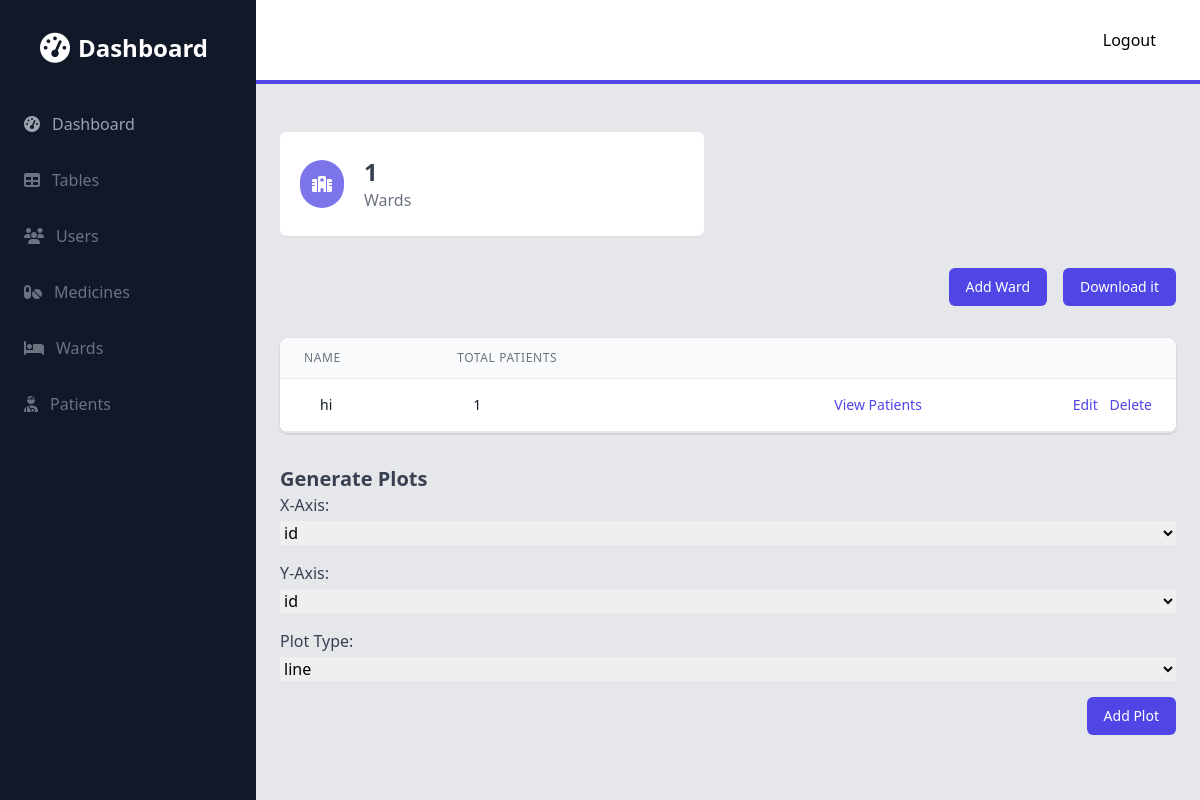
Page /admin/wards (signed in) on the earlier database version.
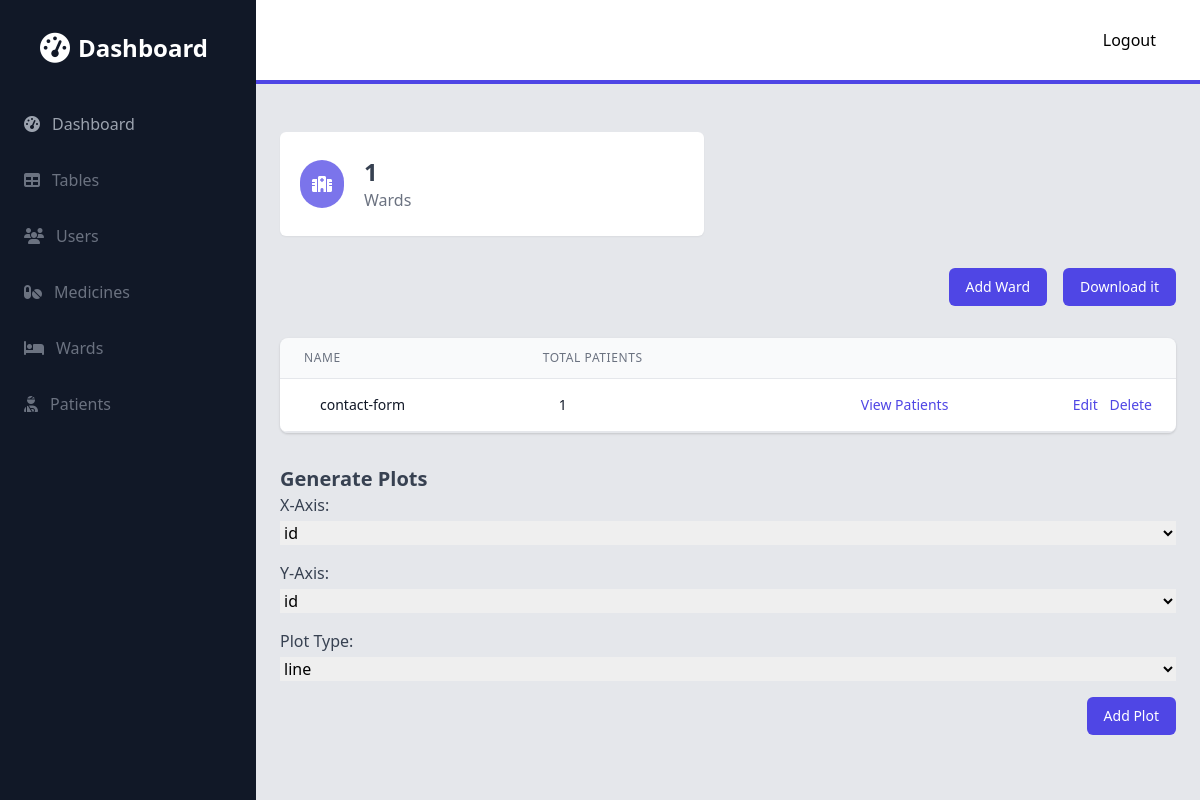
Same page on the later database version.
### models.py (models this page shows)
class Wards(db.Model):
    id = db.Column(db.Integer, primary_key=True)
    name = db.Column(db.String(150), nullable=False)
    patients = db.relationship('Patients', backref='ward', lazy=True)

### admin.py (the view)
@admin.route('/wards', methods=['GET', 'POST'])
@login_required
def wards():
    wards = Wards.query.all()
    columns = Wards.__table__.columns
    columns = [column.name for column in columns]
    return render_template('admin/wards/wards.html', wards=wards,  plot_types=PLOTS, columns=columns, table_name='Wards')

### app.py (called while the page is built)
def create_app():
    app = Flask(__name__)
    app.config['SQLALCHEMY_DATABASE_URI'] = 'sqlite:///database.db'
    app.config['SECRET_KEY'] = 'secret'
    app.register_blueprint(views, url_prefix='/')
    app.register_blueprint(auth, url_prefix='/')
    app.register_blueprint(admin, url_prefix='/admin')
    login_manager = LoginManager()
    login_manager.login_view = 'auth.login'
    login_manager.init_app(app)
    @login_manager.user_loader
    def load_user(id):
        return Users.query.get(int(id))
    with app.app_context():
        db.init_app(app)
        db.create_all()
    return app

### templates/admin/wards/wards.html (shortened to what the changed rows need)
{% extends 'admin/base.html' %}
{% block content %}
<div class="container px-6 py-8 mx-auto">
    <div class="mt-8">
        <div class="flex flex-col mt-8">
            <div class="py-2 -my-2 overflow-x-auto sm:-mx-6 sm:px-6 lg:-mx-8 lg:px-8">
                <div class="inline-block min-w-full overflow-hidden align-middle border-b border-gray-200 shadow sm:rounded-lg">
                    <table class="min-w-full">
                        <thead>
                            <tr>
                                <th class="px-6 py-3 text-xs font-medium leading-4 tracking-wider text-left text-gray-500 uppercase border-b border-gray-200 bg-gray-50">Name</th>
                                <th class="px-6 py-3 text-xs font-medium leading-4 tracking-wider text-left text-gray-500 uppercase border-b border-gray-200 bg-gray-50">Total Patients</th>
                                <th class="px-6 py-3 border-b border-gray-200 bg-gray-50"></th>
                                <th class="px-6 py-3 border-b border-gray-200 bg-gray-50"></th>
                            </tr>
                        </thead>
                        <tbody class="bg-white">
                          {% for ward in wards %}
                            <tr>
                                <td class="px-6 py-4 whitespace-no-wrap border-b border-gray-200">
                                    <div class="flex items-center">
                                        <div class="ml-4">
                                          <div class="text-sm font-medium leading-5 text-gray-900">{{ ward.name }}</div>
                                        </div>
                                    </div>
                                </td>
                                <td class="px-6 py-4 whitespace-no-wrap border-b border-gray-200">
                                    <div class="flex items-center">
                                        <div class="ml-4">
                                          <div class="text-sm font-medium leading-5 text-gray-900">{{ ward.patients|length }}
                                        </div>
                                    </div>
                                </td>
                                <td class="px-6 py-4 text-sm font-medium leading-5 text-right whitespace-no-wrap border-b border-gray-200">
                                    <a href="{{ url_for('admin.ward_patients', id=ward.id) }}" class="text-indigo-600 hover:text-indigo-900">View Patients</a>
                                </td>
                                <td class="px-6 py-4 text-sm font-medium leading-5 text-right whitespace-no-wrap border-b border-gray-200">
                                    <a href="{{ url_for('admin.update_ward', id=ward.id) }}" class="text-indigo-600 hover:text-indigo-900">Edit</a>
                                    <a href="{{ url_for('admin.delete_ward', id=ward.id) }}" class="ml-2 text-indigo-600 hover:text-indigo-900">Delete</a>
                                </td>
                            </tr>
                            {% endfor %}
                        </tbody>
                    </table>
                </div>
            </div>
        </div>
    </div>
    {% include "admin/plots.html" %}
</div>
{% endblock %}

Differences in the rows shown:
changed Wards: name "hi" → "contact-form"
